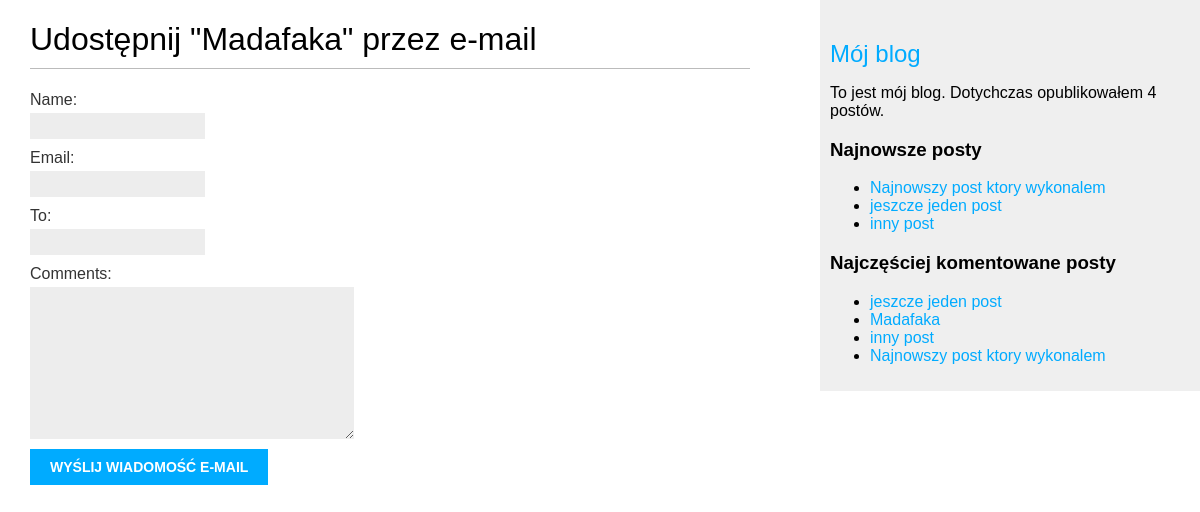
/blog/1/share/, run on an earlier commit of the app's database.
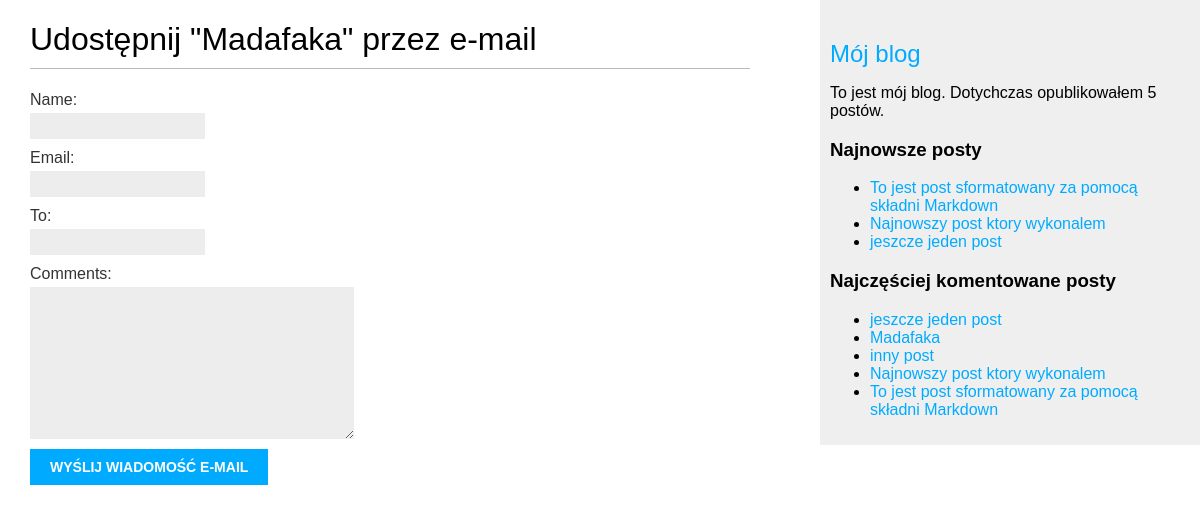
And on a later commit of the database.
### blog/models.py (models this page shows, shortened)
class Post(models.Model):
    STATUS_CHOICES = (
        ('draft', 'Draft'),
        ('published', 'Published')
    )
    title = models.CharField(max_length=250)
    slug = models.SlugField(max_length=250,
                            unique_for_date='publish')
    author = models.ForeignKey(User,
                               on_delete=models.CASCADE,
                               related_name='blog_posts')
    body = models.TextField()
    publish = models.DateTimeField(default=timezone.now)
    created = models.DateTimeField(auto_now_add=True)
    updated = models.DateTimeField(auto_now=True)
    status = models.CharField(max_length=10,
                              choices=STATUS_CHOICES,
                              default='draft')
    object = models.Manager()
    published = PublishedManager()
    tags = TaggableManager()
    class Meta:
        ordering = ('-publish',)
    def get_absolute_url(self):
        return reverse('blog:post_details',
                       args=[self.publish.year,
                             self.publish.strftime('%m'),
                             self.publish.strftime('%d'),
                             self.slug])

### blog/views.py (the view)
def post_share(request, post_id):
    post = get_object_or_404(Post, id=post_id, status='published')
    sent = False
    if request.method == 'POST':
        form = EmailPostForm(request.POST)
        if form.is_valid():
            cd = form.cleaned_data
            post_url = request.build_absolute_uri(
                                                post.get_absolute_url())
            subject = '{} ({}) zachęca do przeczytania "{}"', format(cd['name'],
                                                                     cd['email'], post.title)
            message = 'Przeczytaj post "{}" na stronie {}\n\n Komentarz dodany przez: {}: {}'.format(
                post.title, post_url, cd['name'], cd['comments'])
            send_mail(subject, message, 'admin@myblog.com', [cd['to']])
            sent = True
    else:
        form = EmailPostForm()
    return render(request, 'blog/post/share.html', {'post': post,
                                                    'form': form})

### blog/forms.py
class EmailPostForm(forms.Form):
    name = forms.CharField(max_length=25)
    email = forms.EmailField()
    to = forms.EmailField()
    comments = forms.CharField(required=False,
                               widget=forms.Textarea)

### blog/models.py (called while the page is built)
    def get_queryset(self):
        return super(PublishedManager,
                     self).get_queryset()\
                          .filter(status='published')

### blog/templatetags/blog_tags.py (called while the page is built)
@register.simple_tag
def total_posts():
    return Post.published.count()

@register.inclusion_tag('blog/post/latest_posts.html')
def show_latest_posts(count=5):
    latest_posts = Post.published.order_by('-publish')[:count]
    return {'latest_posts': latest_posts}

@register.simple_tag
def get_most_commented_posts(count=5):
    return Post.published.annotate(
        total_comments=Count('comments')
        ).order_by('-total_comments')[:count]

### blog/templates/blog/post/share.html (shortened to what this page needs)
{% extends "blog/base.html" %}
{% block content %}
  {% if sent %}
    <h1>Wiadomość e-mail zostałą wysłąna</h1>
    <p>
      Wysłanie posta "{{ post.title }}" do {{ form.cleaned_data.to }} zakończyło się sukcesem.
    </p>
  {% else %}
    <h1>Udostępnij "{{ post.title }}" przez e-mail </h1>
    <form method="post">
      {{ form.as_p }}
      <input type="submit" value="Wyślij wiadomość e-mail">
    </form>
  {% endif %}
{% endblock %}

### blog/templates/blog/base.html (shortened to what this page needs)
{% load blog_tags %}
{% load static %}
<!DOCTYPE html>
<html>
<head>
    <link href="{% static "css/blog.css" %}" rel="stylesheet">
</head>
<body>
    <div id= "content">
        {% block content %}
        {% endblock %}
    </div>
    <div id="sidebar">
        <h2>
            <a href="/blog">Mój blog</a>
        </h2>
        <p>To jest mój blog. Dotychczas opublikowałem {% total_posts %} postów.</p>
        <h3>Najnowsze posty</h3>
        {% show_latest_posts 3 %}
        <h3>Najczęściej komentowane posty</h3>
        {% get_most_commented_posts as most_commented_posts %}
        <ul>
            {% for post in most_commented_posts %}
            <li>
                <a href="{{ post.get_absolute_url }}">{{ post.title }}</a>
            </li>
            {% endfor %}
        </ul>
    </div>
</body>
</html>

### blog/templates/blog/post/latest_posts.html
<ul>
    {% for post in latest_posts %}
        <li>
            <a href="{{ post.get_absolute_url }}">{{ post.title }}</a>
        </li>
    {% endfor %}
</ul>

What changed in the data, as far as the page shows it:
no longer on one of the page's lists (row unchanged): Post: title "inny post"
added Post: title "To jest post sformatowany za pomocą składni Markdown"
Also different on the page:
text no longer shown: "4"
text now shown: "5"
